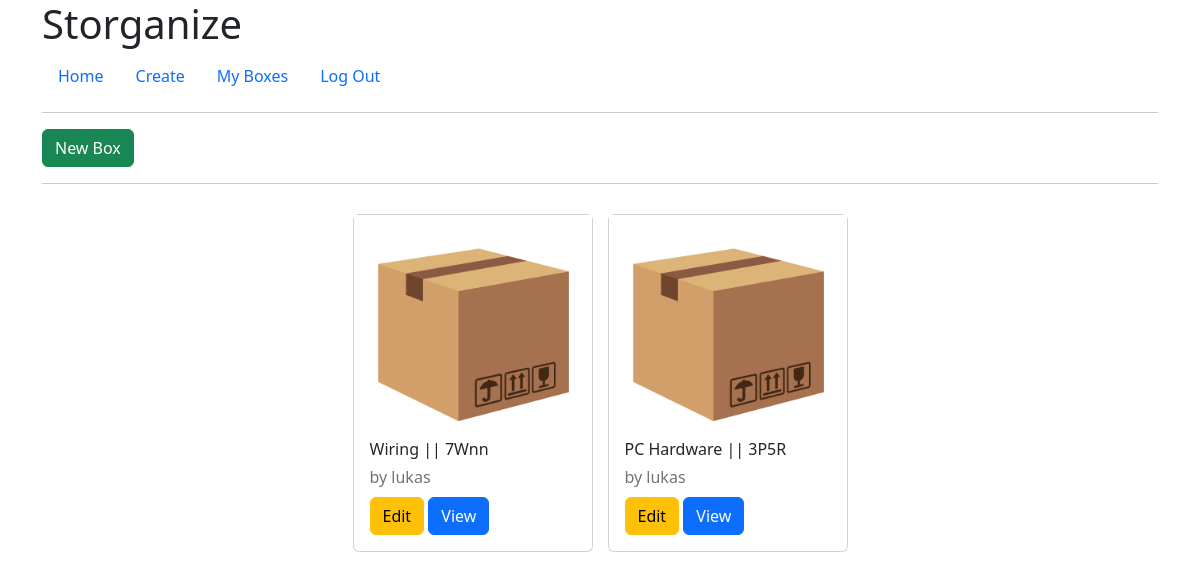
/myboxes (signed in), run on an earlier commit of the app's database.
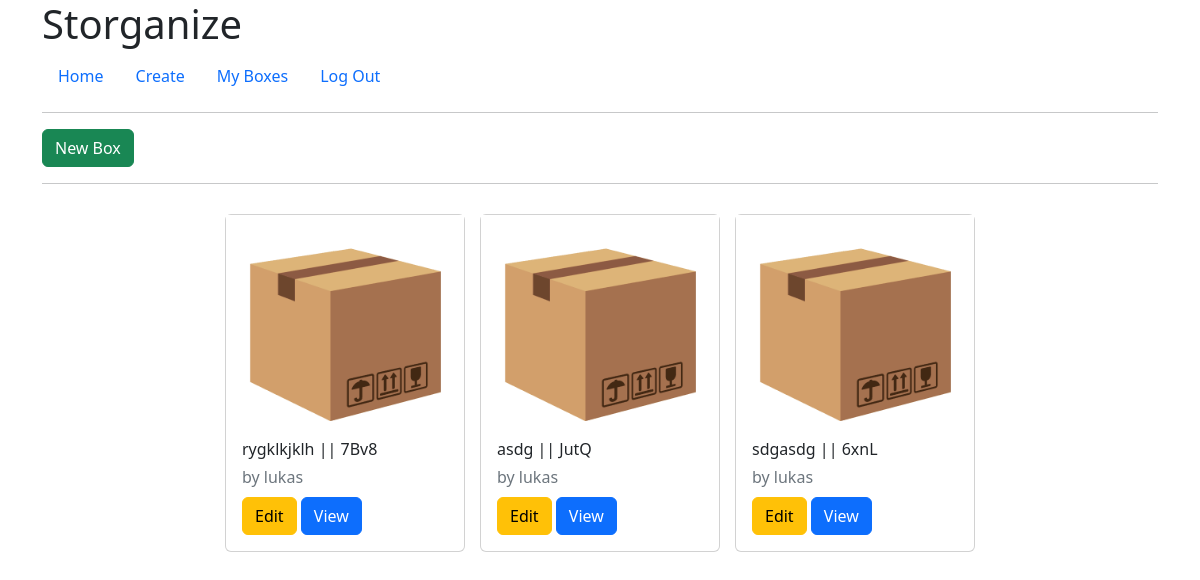
And on a later commit of the database.
### tables this page shows
CREATE TABLE storage_box (
  uuid TEXT NOT NULL,
  username TEXT NOT NULL,
  created TIMESTAMP NOT NULL DEFAULT CURRENT_TIMESTAMP,
  box_type TEXT NOT NULL,
  box_title TEXT NOT NULL,
  box_desc TEXT NOT NULL,
  PRIMARY KEY (uuid),
  FOREIGN KEY (username) REFERENCES user (username)
);

### storganize/storage.py (the view)
@bp.route('/myboxes', methods=['GET'])
@login_required
def get_all_storage_box():
    db = get_db()
    boxes = db.execute('''SELECT * FROM storage_box
                    WHERE storage_box.username = ?''', (g.user['username'],)).fetchall()
    return render_template('storganize_templates/myboxes.html', boxes=boxes)

### storganize/auth.py (called while the page is built)
@bp.before_app_request
def load_logged_in_user():
    user_id = session.get('user_id')
    if user_id is None:
        g.user = None
    else:
        g.user = get_db().execute(
            'SELECT * FROM user WHERE username = ?', (user_id,)
        ).fetchone()

def login_required(view):
    @functools.wraps(view)
    def wrapped_view(**kwargs):
        if g.user is None:
            return redirect(url_for('auth.login'))
        return view(**kwargs)
    return wrapped_view

### storganize/db.py (called while the page is built)
def get_db():
    if 'db' not in g:
        g.db = sqlite3.connect(
            current_app.config['DATABASE'],
        )
        g.db.row_factory = sqlite3.Row
    return g.db

### storganize/storage.py (called while the page is built)
@bp.context_processor
def base():
    form = SearchForm()
    return dict(form=form)

### storganize/templates/storganize_templates/myboxes.html (shortened to what this page needs)
{% extends 'base.html' %}
  {% block header %}
  <div class="container">
    {% if g.user %}
      <a type="button" class="btn btn-success" class="action" href="{{ url_for('storage.create_box') }}">New Box</a>
      <hr>
    {% endif %}
  {% endblock %}
    {% block content %}
      <div class="container serv">
        {% for box in boxes %}
              <div class="card" style="width: 15rem;">
                <img id="my-img" src="\static\images\staticbox.png" onmouseover="hover(this);" onmouseout="unhover(this);" />
                <div class="card-body">
                  <div class="card-title"> {{ box['box_title'] }} || {{ box['uuid'] }}</div>
                  <div class="card-subtitle mb-2 text-muted">by {{ box['username'] }} </div>
                  <div>
                    <a type="button" class="btn btn-warning" class="action" href="{{ url_for('storage.update', uuid=box['uuid']) }}">Edit</a>
                    <a type="button" class="btn btn-primary" class="action" href="{{ url_for('storage.view', uuid=box['uuid']) }}">View</a>
                  </div>
                </div>
              </div>
        {% endfor %}
      </div>
    {% endblock %}

### storganize/templates/base.html (shortened to what this page needs)
<!DOCTYPE html>
<html lang="en">
<head>
  <link rel="stylesheet" href="{{ url_for('static', filename='style.css') }}">
  <link href="https://cdn.jsdelivr.net/npm/bootstrap@5.2.0/dist/css/bootstrap.min.css" rel="stylesheet">
</head>
<header>
  <div class="container">
    <nav>
      <h1>Storganize</h1>
      <ul class="nav">
        {% if g.user %}
          <li class="nav-item"><a class="nav-link" href="{{ url_for('storage.index') }}">Home</a></li>
          <li class="nav-item"><a class="nav-link" href="{{ url_for('storage.create_box') }}">Create</a></li>
          <li class="nav-item"><a class="nav-link" href="{{ url_for('storage.get_all_storage_box') }}">My Boxes</a></li>
          <li class="nav-item"><a class="nav-link" href="{{ url_for('auth.logout') }}">Log Out</a></li>
        {% else %}
          <li class="nav-item"><a class="nav-link" href="{{ url_for('auth.register') }}">Register</a></li>
          <li class="nav-item"><a class="nav-link" href="{{ url_for('auth.login') }}">Log In</a></li>
        {% endif %}
      </ul>
    </nav>
  </div>
</header>
<body>
</body>
<footer class="container">
  <hr>
</footer>
</html>
<section class="content">
  <header>
    {% block header %}{% endblock %}
  </header>
  {% block content %}{% endblock %}
</section>

### storganize/static/style.css (style rules this page uses)
.serv { display: flex; flex-wrap: wrap; gap: 15px; margin: auto; justify-content: center; margin-bottom: 30px; margin-top: 30px; }

What changed in the data, as far as the page shows it:
removed storage_box: box_title "Wiring", uuid "7Wnn", username "lukas"
removed storage_box: box_title "PC Hardware", uuid "3P5R", username "lukas"
added storage_box: box_title "rygklkjklh", uuid "7Bv8", username "lukas"
added storage_box: box_title "asdg", uuid "JutQ", username "lukas"
added storage_box: box_title "sdgasdg", uuid "6xnL", username "lukas"
